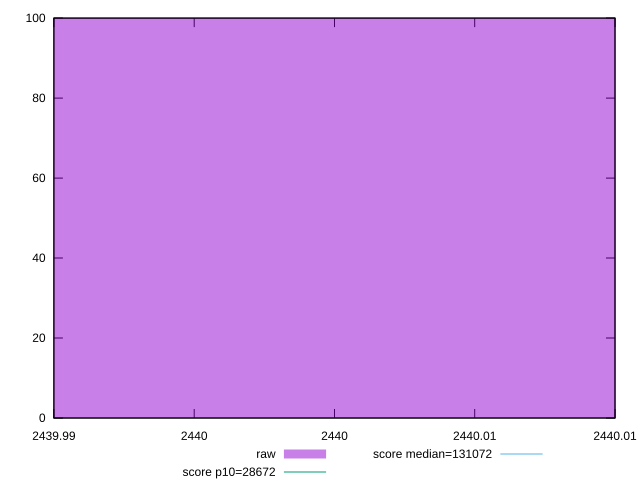

Write the gnuplot code that produced this figure.
reset

$raw <<EOF
2440 100
EOF

set key outside below
set boxwidth 0.1
set xrange [2439.99:2440.01]
set yrange [0:100]
set style fill transparent solid 0.5 noborder

set parametric
set terminal svg size 640, 490 enhanced background rgb 'white'
set output "report_00007_2020-12-11T15:55:29.892Z/uses-long-cache-ttl/samples/pages+cached+noexternal+nofonts+nosvg+noimg/raw/histogram.svg"

plot $raw title "raw" with boxes, \
     28672,t title "score p10=28672", \
     131072,t title "score median=131072"

reset
